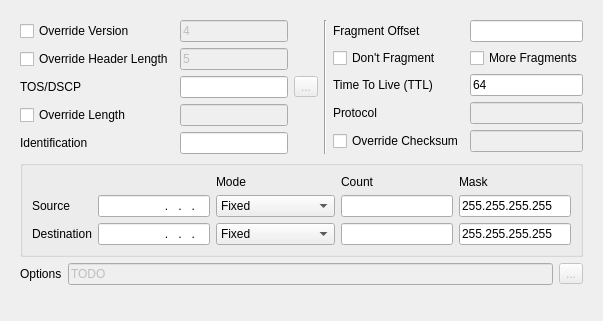
         <widget class="QWidget" name="tab_8" >
          <attribute name="title" >
           <string>L3</string>
          </attribute>
          <layout class="QGridLayout" >
           <item row="0" column="0" >
            <widget class="QStackedWidget" name="swL3Proto" >
             <property name="currentIndex" >
              <number>0</number>
             </property>
             <widget class="QWidget" name="pgL3Ip" >
              <layout class="QGridLayout" >
               <item row="0" column="0" >
                <layout class="QGridLayout" >
                 <item row="0" column="0" >
                  <widget class="QCheckBox" name="cbIpVersionOverride" >
                   <property name="text" >
                    <string>Override Version</string>
                   </property>
                  </widget>
                 </item>
                 <item row="0" column="1" >
                  <widget class="QLineEdit" name="leIpVersion" >
                   <property name="enabled" >
                    <bool>false</bool>
                   </property>
                   <property name="text" >
                    <string>4</string>
                   </property>
                  </widget>
                 </item>
                 <item row="1" column="0" >
                  <widget class="QCheckBox" name="cbIpHdrLenOverride" >
                   <property name="text" >
                    <string>Override Header Length</string>
                   </property>
                  </widget>
                 </item>
                 <item row="1" column="1" >
                  <widget class="QLineEdit" name="leIpHdrLen" >
                   <property name="enabled" >
                    <bool>false</bool>
                   </property>
                   <property name="text" >
                    <string>5</string>
                   </property>
                  </widget>
                 </item>
                 <item row="2" column="0" >
                  <widget class="QLabel" name="label_22" >
                   <property name="text" >
                    <string>TOS/DSCP</string>
                   </property>
                  </widget>
                 </item>
                 <item row="2" column="1" >
                  <widget class="QLineEdit" name="leIpTos" >
                   <property name="inputMask" >
                    <string>HH; </string>
                   </property>
                   <property name="text" >
                    <string/>
                   </property>
                  </widget>
                 </item>
                 <item row="2" column="2" >
                  <widget class="QToolButton" name="toolButton" >
                   <property name="enabled" >
                    <bool>false</bool>
                   </property>
                   <property name="text" >
                    <string>...</string>
                   </property>
                  </widget>
                 </item>
                 <item row="3" column="0" >
                  <widget class="QCheckBox" name="cbIpLengthOverride" >
                   <property name="text" >
                    <string>Override Length</string>
                   </property>
                  </widget>
                 </item>
                 <item row="3" column="1" >
                  <widget class="QLineEdit" name="leIpLength" >
                   <property name="enabled" >
                    <bool>false</bool>
                   </property>
                  </widget>
                 </item>
                 <item row="4" column="0" >
                  <widget class="QLabel" name="label_24" >
                   <property name="text" >
                    <string>Identification</string>
                   </property>
                  </widget>
                 </item>
                 <item row="4" column="1" >
                  <widget class="QLineEdit" name="leIpId" >
                   <property name="inputMask" >
                    <string>HH HH; </string>
                   </property>
                  </widget>
                 </item>
                </layout>
               </item>
               <item row="0" column="1" >
                <widget class="Line" name="line_2" >
                 <property name="orientation" >
                  <enum>Qt::Vertical</enum>
                 </property>
                </widget>
               </item>
               <item row="0" column="2" >
                <layout class="QGridLayout" >
                 <item row="0" column="0" >
                  <widget class="QLabel" name="label_25" >
                   <property name="text" >
                    <string>Fragment Offset</string>
                   </property>
                  </widget>
                 </item>
                 <item row="0" column="1" >
                  <widget class="QLineEdit" name="leIpFragOfs" />
                 </item>
                 <item row="1" column="0" >
                  <widget class="QCheckBox" name="cbIpFlagsDf" >
                   <property name="text" >
                    <string>Don't Fragment</string>
                   </property>
                  </widget>
                 </item>
                 <item row="1" column="1" >
                  <widget class="QCheckBox" name="cbIpFlagsMf" >
                   <property name="text" >
                    <string>More Fragments</string>
                   </property>
                  </widget>
                 </item>
                 <item row="2" column="0" >
                  <widget class="QLabel" name="label_26" >
                   <property name="text" >
                    <string>Time To Live (TTL)</string>
                   </property>
                  </widget>
                 </item>
                 <item row="2" column="1" >
                  <widget class="QLineEdit" name="leIpTtl" >
                   <property name="text" >
                    <string>64</string>
                   </property>
                  </widget>
                 </item>
                 <item row="3" column="0" >
                  <widget class="QLabel" name="label_27" >
                   <property name="text" >
                    <string>Protocol</string>
                   </property>
                  </widget>
                 </item>
                 <item row="3" column="1" >
                  <widget class="QLineEdit" name="leIpProto" >
                   <property name="enabled" >
                    <bool>false</bool>
                   </property>
                   <property name="text" >
                    <string/>
                   </property>
                  </widget>
                 </item>
                 <item row="4" column="0" >
                  <widget class="QCheckBox" name="cbIpCksumOverride" >
                   <property name="text" >
                    <string>Override Checksum</string>
                   </property>
                  </widget>
                 </item>
                 <item row="4" column="1" >
                  <widget class="QLineEdit" name="leIpCksum" >
                   <property name="enabled" >
                    <bool>false</bool>
                   </property>
                   <property name="inputMask" >
                    <string>HH HH; </string>
                   </property>
                  </widget>
                 </item>
                </layout>
               </item>
               <item row="1" column="0" colspan="3" >
                <widget class="QGroupBox" name="groupBox_7" >
                 <property name="title" >
                  <string/>
                 </property>
                 <property name="flat" >
                  <bool>false</bool>
                 </property>
                 <layout class="QGridLayout" >
                  <item row="0" column="2" >
                   <widget class="QLabel" name="label_31" >
                    <property name="text" >
                     <string>Mode</string>
                    </property>
                   </widget>
                  </item>
                  <item row="0" column="3" >
                   <widget class="QLabel" name="label_23" >
                    <property name="text" >
                     <string>Count</string>
                    </property>
                   </widget>
                  </item>
                  <item row="0" column="4" >
                   <widget class="QLabel" name="label_30" >
                    <property name="text" >
                     <string>Mask</string>
                    </property>
                   </widget>
                  </item>
                  <item row="1" column="0" >
                   <widget class="QLabel" name="label_20" >
                    <property name="text" >
                     <string>Source</string>
                    </property>
                   </widget>
                  </item>
                  <item row="1" column="1" >
                   <widget class="QLineEdit" name="leIpSrcAddr" >
                    <property name="inputMask" >
                     <string>009.009.009.009; </string>
                    </property>
                    <property name="text" >
                     <string>...</string>
                    </property>
                    <property name="alignment" >
                     <set>Qt::AlignRight|Qt::AlignTrailing|Qt::AlignVCenter</set>
                    </property>
                   </widget>
                  </item>
                  <item row="1" column="2" >
                   <widget class="QComboBox" name="cmbIpSrcAddrMode" >
                    <item>
                     <property name="text" >
                      <string>Fixed</string>
                     </property>
                    </item>
                    <item>
                     <property name="text" >
                      <string>Increment Host</string>
                     </property>
                    </item>
                    <item>
                     <property name="text" >
                      <string>Decrement Host</string>
                     </property>
                    </item>
                    <item>
                     <property name="text" >
                      <string>Random Host</string>
                     </property>
                    </item>
                   </widget>
                  </item>
                  <item row="1" column="3" >
                   <widget class="QLineEdit" name="leIpSrcAddrCount" >
                    <property name="text" >
                     <string/>
                    </property>
                   </widget>
                  </item>
                  <item row="1" column="4" >
                   <widget class="QLineEdit" name="leIpSrcAddrMask" >
                    <property name="text" >
                     <string>255.255.255.255</string>
                    </property>
                   </widget>
                  </item>
                  <item row="2" column="0" >
                   <widget class="QLabel" name="label_21" >
                    <property name="text" >
                     <string>Destination</string>
                    </property>
                   </widget>
                  </item>
                  <item row="2" column="1" >
                   <widget class="QLineEdit" name="leIpDstAddr" >
                    <property name="inputMask" >
                     <string>000.000.000.000; </string>
                    </property>
                    <property name="text" >
                     <string>...</string>
                    </property>
                    <property name="alignment" >
                     <set>Qt::AlignRight|Qt::AlignTrailing|Qt::AlignVCenter</set>
                    </property>
                   </widget>
                  </item>
                  <item row="2" column="2" >
                   <widget class="QComboBox" name="cmbIpDstAddrMode" >
                    <item>
                     <property name="text" >
                      <string>Fixed</string>
                     </property>
                    </item>
                    <item>
                     <property name="text" >
                      <string>Increment Host</string>
                     </property>
                    </item>
                    <item>
                     <property name="text" >
                      <string>Decrement Host</string>
                     </property>
                    </item>
                    <item>
                     <property name="text" >
                      <string>Random Host</string>
                     </property>
                    </item>
                   </widget>
                  </item>
                  <item row="2" column="3" >
                   <widget class="QLineEdit" name="leIpDstAddrCount" >
                    <property name="text" >
                     <string/>
                    </property>
                   </widget>
                  </item>
                  <item row="2" column="4" >
                   <widget class="QLineEdit" name="leIpDstAddrMask" >
                    <property name="text" >
                     <string>255.255.255.255</string>
                    </property>
                   </widget>
                  </item>
                 </layout>
                </widget>
               </item>
               <item row="2" column="0" colspan="3" >
                <layout class="QHBoxLayout" >
                 <item>
                  <widget class="QLabel" name="label_29" >
                   <property name="text" >
                    <string>Options</string>
                   </property>
                  </widget>
                 </item>
                 <item>
                  <widget class="QLineEdit" name="leIpOptions" >
                   <property name="enabled" >
                    <bool>false</bool>
                   </property>
                   <property name="text" >
                    <string>TODO</string>
                   </property>
                  </widget>
                 </item>
                 <item>
                  <widget class="QToolButton" name="tbIpOptionsEdit" >
                   <property name="enabled" >
                    <bool>false</bool>
                   </property>
                   <property name="text" >
                    <string>...</string>
                   </property>
                  </widget>
                 </item>
                </layout>
               </item>
               <item row="3" column="0" colspan="3" >
                <spacer>
                 <property name="orientation" >
                  <enum>Qt::Vertical</enum>
                 </property>
                 <property name="sizeHint" >
                  <size>
                   <width>470</width>
                   <height>16</height>
                  </size>
                 </property>
                </spacer>
               </item>
              </layout>
             </widget>
             <widget class="QWidget" name="pgL3Arp" >
              <widget class="QLabel" name="label_39" >
               <property name="geometry" >
                <rect>
                 <x>105</x>
                 <y>100</y>
                 <width>296</width>
                 <height>76</height>
                </rect>
               </property>
               <property name="text" >
                <string>ARP : TODO</string>
               </property>
               <property name="alignment" >
                <set>Qt::AlignCenter</set>
               </property>
              </widget>
             </widget>
            </widget>
           </item>
          </layout>
         </widget>
